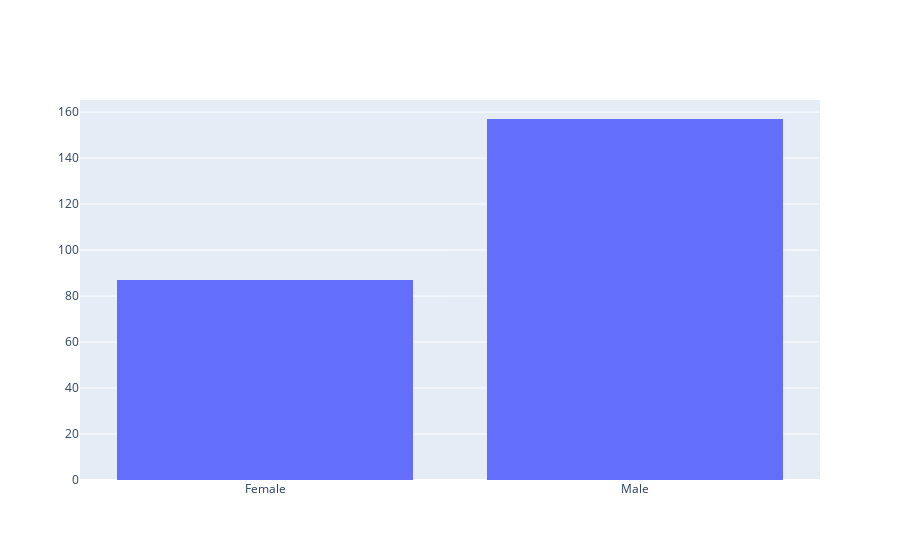

The notebook cell this image was saved under:
### Markdown cell above
Q3. Using the tips dataset in the Plotly library, Plot a histogram for x= "sex" and y="total_bill" column in
the tips dataset. Also, use the "smoker" column with the pattern_shape parameter and the "day"
column with the color parameter.

### Code cell
fig = go.Figure(data = [go.Histogram(x = tips.sex , y = tips.total_bill)])
fig.show()

### Figure 1 — Plotly figure (JSON) as saved in the notebook; plotly's stock layout.template omitted (floating-point values rounded to 4 significant figures; data arrays with more than 128 entries replaced by an {"elided": "..."} marker saying what was removed)
{"data": [{"type": "histogram", "x": {"elided": "244 str values"}, "y": {"elided": "244 float values"}}], "layout": {"autosize": true, "xaxis": {"autorange": true, "range": [-0.5, 1.5], "type": "category"}, "yaxis": {"autorange": true, "range": [0, 165.3], "type": "linear"}}}
